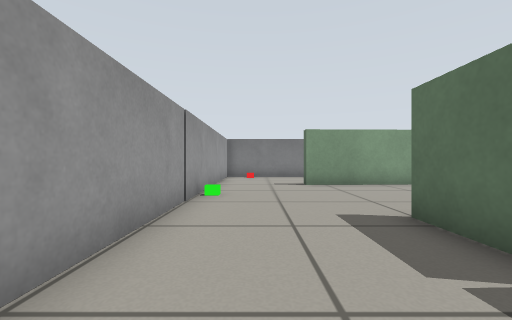
[1] (above)

16 first-person views from a walk through a Gazebo world. The camera is 0.45 m above the floor, looks level and sees 90° across. The floor is counted in squares, 0.5 m on a side. Each view is taken from the middle of a square. On the plan, view 1 faces up. The plan holds only what a view shows up to about 10 squares ahead; the rest is blank. Robots are left out.

[2]
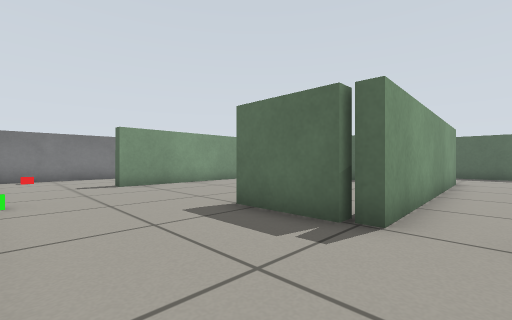

[3]
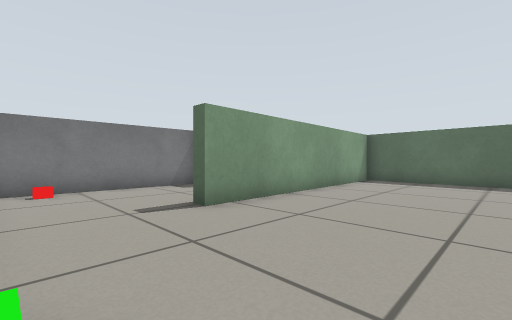

[4]
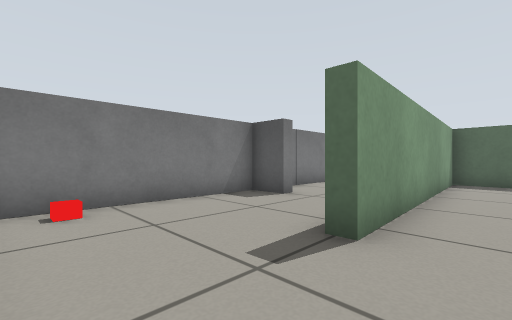

[5]
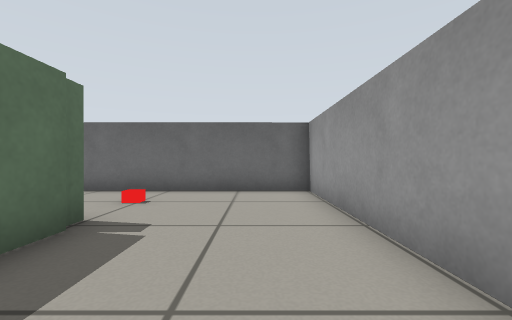

[6]
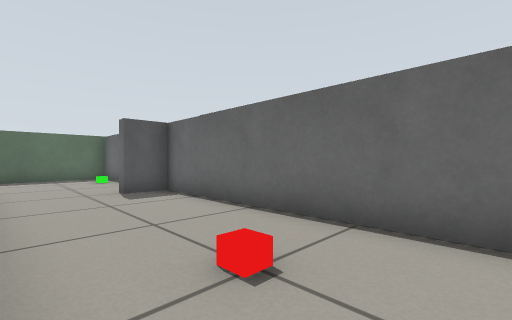

[7]
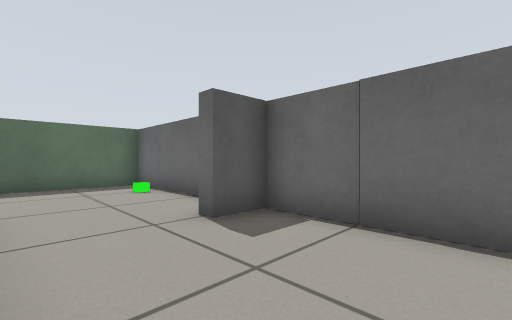

[8]
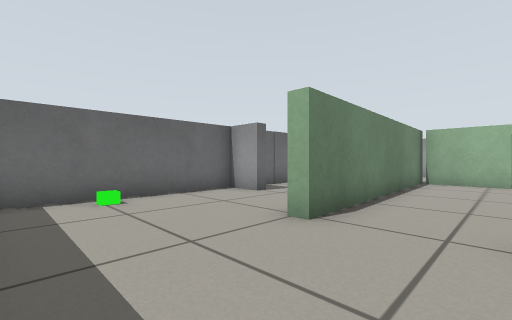

[9]
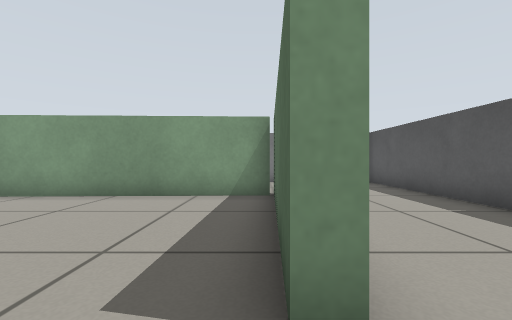

[10]
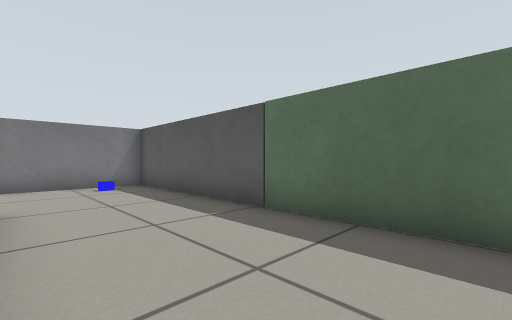

[11]
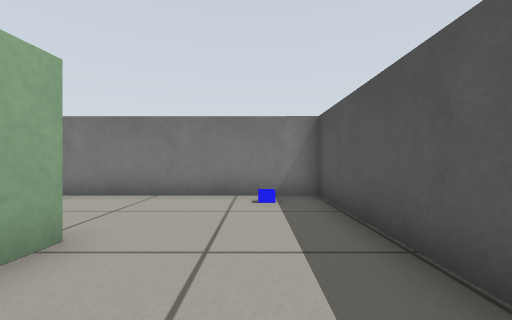

[12]
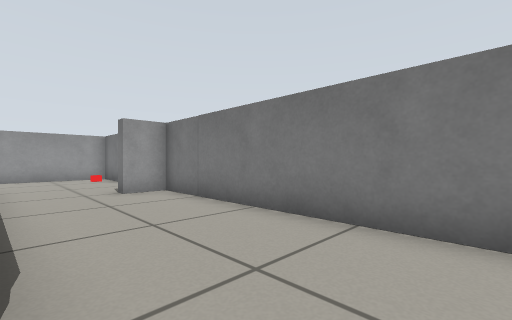

[13]
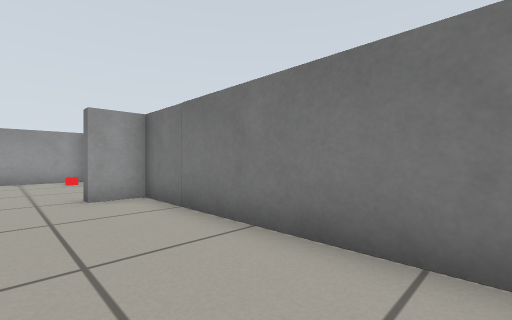

[14]
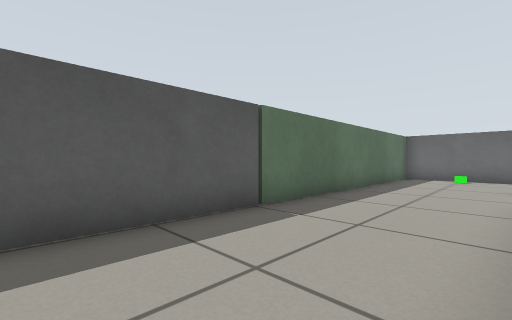

[15]
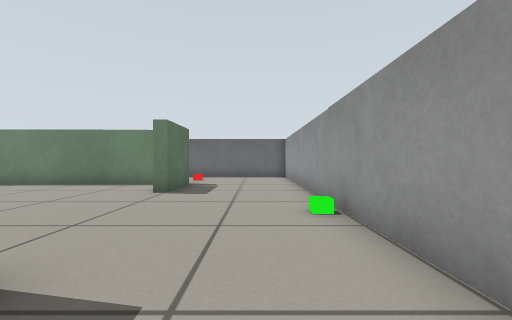

[16]
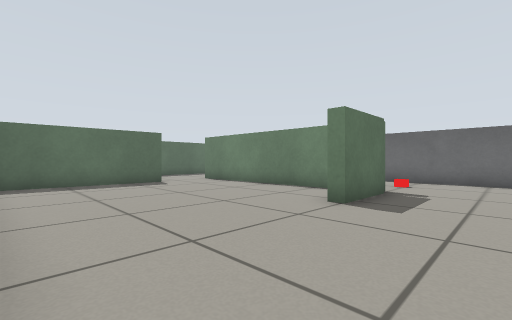

### Floor plan
Key: @ floor where view 1 was taken; # wall or solid block; . floor; B grey box; G green box; R red box; L blue box.
Columns run from 2 left of view 1 to 15 right of it. Each row starts with its distance up from view 1.
 14  BBBBBBBBBBBBBBBBB
 13 B.R...B........L.B
 12 B................B
 11 B................B
 10 B....#########...B
  9 B...##.......#...B
  8 B...........##...B
  7 BG..........#....#
  6 B...........#....#
  5 B...........#....#
  4 B................#
  3 B....#...........#
  2 B....########....#
  1 B....##..........#
  0 B.@..R...........#
 -1 B................#
 -2 B.........B...G..#
 -3 BBBBBBBBBBBBBBBBB#

Where each view was taken, in squares from view 1:
view 1: 0 up, 0 right, facing up
view 2: 0 up, 1 left, facing up-right
view 3: 5 up, 1 left, facing up-right
view 4: 8 up, 1 left, facing up-right
view 5: 5 up, 0 right, facing down
view 6: 1 up, 1 right, facing down-right
view 7: 1 up, 5 right, facing down-right
view 8: 4 up, 14 right, facing down-left
view 9: 3 up, 10 right, facing up
view 10: 4 up, 11 right, facing up-right
view 11: 7 up, 13 right, facing up
view 12: 10 up, 12 right, facing up-left
view 13: 11 up, 11 right, facing up-left
view 14: 11 up, 11 right, facing down-right
view 15: 11 up, 0 right, facing down
view 16: 9 up, 0 right, facing down-right
